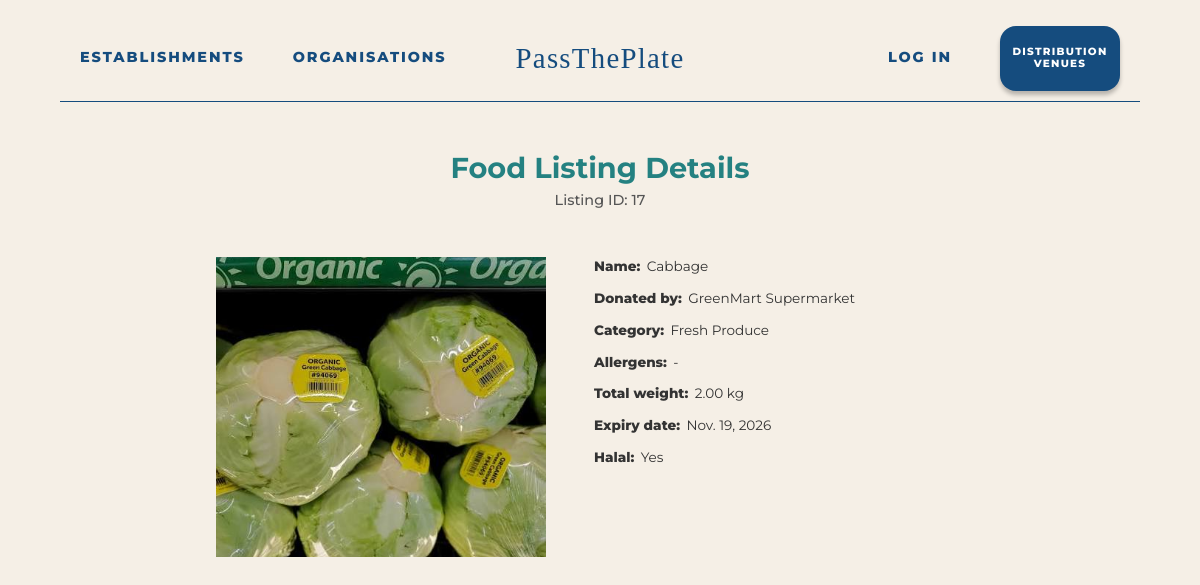
The app's page /food-listings/17/details/, older data.
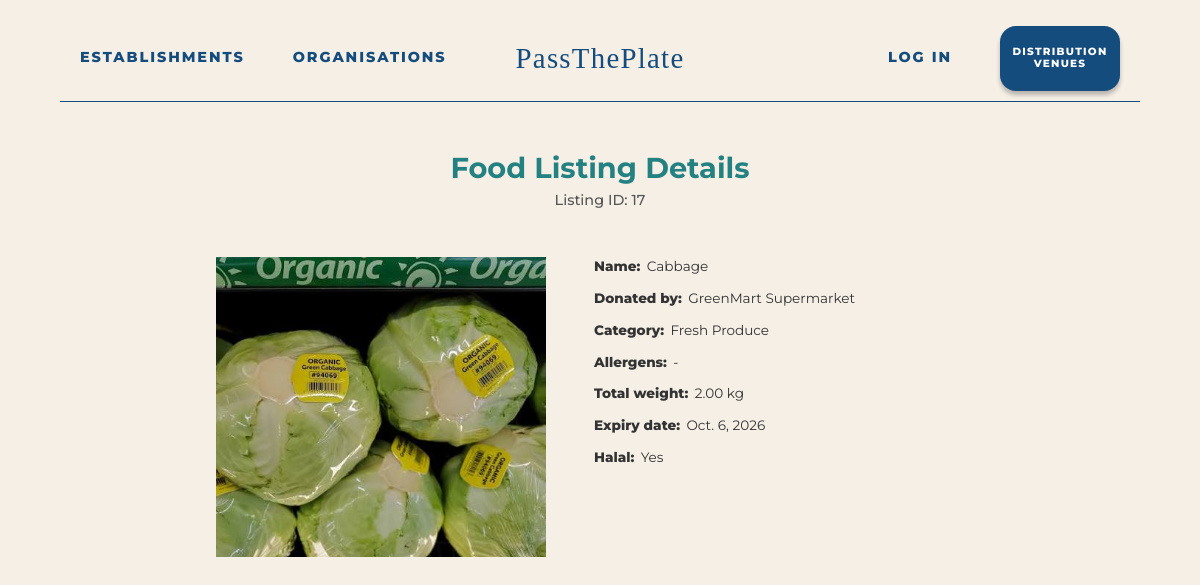
The same page, newer data.
### foodrescue/models.py (models this page shows, shortened)
class FoodListing(models.Model):
    class Status(models.TextChoices):
        AVAILABLE = "available", "Available"
        RESERVED = "reserved", "Reserved"
        COMPLETED = "completed", "Completed"
        EXPIRED = "expired", "Expired"
    class Category(models.TextChoices):
        BAKERY = "bakery", "Bakery"
        PACKAGED_FOOD = "packaged_food", "Packaged Food"
        DRY_GOODS = "dry_goods", "Dry Goods"
        FRESH_PRODUCE = "fresh_produce", "Fresh Produce"
        CHILLED = "chilled", "Chilled"
        FROZEN = "frozen", "Frozen"
        BEVERAGES = "beverages", "Beverages"
        OTHER = "other", "Other"
    establishment = models.ForeignKey(
        Establishment,
        on_delete=models.CASCADE,
        related_name="food_listings"
    )
    name = models.CharField(max_length=200)
    category = models.CharField(
        max_length=30,
        choices=Category.choices,
        default=Category.OTHER
    )
    image = models.ImageField(
        upload_to="food_listing_images/",
        blank=True,
        null=True
    )
    description = models.TextField(blank=True)
    allergens = models.CharField(max_length=255, blank=True)
    status = models.CharField(
        max_length=20,
        choices=Status.choices,
        default=Status.AVAILABLE
    )
    weight_kg = models.DecimalField(max_digits=8, decimal_places=2)
    quantity = models.PositiveIntegerField()
    expiry_date = models.DateField()
    is_halal = models.BooleanField(default=False)
    pickup_location = models.TextField()
    created_at = models.DateTimeField(auto_now_add=True)
    updated_at = models.DateTimeField(auto_now=True)

class Establishment(models.Model):
    class Region(models.TextChoices):
        NORTH = "north", "North"
        EAST = "east", "East"
        SOUTH = "south", "South"
        WEST = "west", "West"
        CENTRAL = "central", "Central"
    class BusinessType(models.TextChoices):
        SUPERMARKET = "supermarket", "Supermarket"
        BAKERY = "bakery", "Bakery"
        WHOLESALER = "wholesaler", "Wholesaler"
        MANUFACTURER = "manufacturer", "Manufacturer"
        OTHER = "other", "Other"
    user = models.OneToOneField(
        settings.AUTH_USER_MODEL,
        on_delete=models.CASCADE,
        related_name="establishment_profile"
    )
    business_name = models.CharField(max_length=200)
    profile_image = models.ImageField(
        upload_to="establishment_profile_images/",
        blank=True,
        null=True
    )
    description = models.TextField(blank=True)
    address = models.TextField()
    postal_code = models.CharField(
        max_length=10,
        blank=True
    )
    general_location = models.CharField(
        max_length=20,
        choices=Region.choices,
        default=Region.WEST
    )
    business_type = models.CharField(
        max_length=30,
        choices=BusinessType.choices,
        blank=True
    )
    contact_number = models.CharField(max_length=30, blank=True)
    certification_file = models.FileField(
        upload_to="establishment_certifications/",
        blank=True,
        null=True,
        validators=[FileExtensionValidator(allowed_extensions=["pdf"])]
    )
    is_verified = models.BooleanField(default=False)
    created_at = models.DateTimeField(auto_now_add=True)

### foodrescue/views.py (the view)
# urls.py: path("food-listings/<int:listing_id>/details/",views.food_listing_detail,name="food_listing_detail"),
def food_listing_detail(request, listing_id):
    food_listing = get_object_or_404(
        FoodListing.objects.select_related("establishment"),
        id=listing_id
    )
    return render(request, "foodrescue/public-pages/food-listing-detail.html", {
        "food_listing": food_listing,
    })

### foodrescue/templates/foodrescue/public-pages/food-listing-detail.html (shortened to what this page needs)
{% load static %}
<!doctype html>
<html>
  <head>
    <link rel="stylesheet" href="{% static 'foodrescue/base.css' %}" />
    <link rel="stylesheet" href="{% static 'foodrescue/navbar-public.css' %}" />
    <link rel="stylesheet" href="{% static 'foodrescue/inventory-food-detail.css' %}" />
  </head>
  <body>
    {% include "foodrescue/includes/navbar_public.html" %}
    <main class="page-wrapper">
      <div class="section-title-wrapper">
        <h1 class="section-title">Food Listing Details</h1>
        <h2>Listing ID: {{ food_listing.id }}</h2>
      </div>
      <section class="listing-details-section">
        <div class="listing-image-box">
          {% if food_listing.image %}
            <img
              src="{{ food_listing.image.url }}"
              class="listing-detail-image"
              alt="{{ food_listing.name }}"
            />
          {% else %}
            <div class="listing-image-placeholder"></div>
          {% endif %}
        </div>
        <div class="listing-details-form">
          <div class="detail-group">
            <span class="detail-label">Name:</span>
            <span class="detail-value">{{ food_listing.name }}</span>
          </div>
          <div class="detail-group">
            <span class="detail-label">Donated by:</span>
            <span class="detail-value">
              {{ food_listing.establishment.business_name }}
            </span>
          </div>
          <div class="detail-group">
            <span class="detail-label">Category:</span>
            <span class="detail-value">{{ food_listing.get_category_display }}</span>
          </div>
          <div class="detail-group">
            <span class="detail-label">Allergens:</span>
            <span class="detail-value">
              {% if food_listing.allergens %}
                {{ food_listing.allergens }}
              {% else %}
                None stated
              {% endif %}
            </span>
          </div>
          <div class="detail-group">
            <span class="detail-label">Total weight:</span>
            <span class="detail-value">{{ food_listing.weight_kg }} kg</span>
          </div>
          <div class="detail-group">
            <span class="detail-label">Expiry date:</span>
            <span class="detail-value">{{ food_listing.expiry_date }}</span>
          </div>
          <div class="detail-group">
            <span class="detail-label">Halal:</span>
            <span class="detail-value">
              {% if food_listing.is_halal %}
                Yes
              {% else %}
                No
              {% endif %}
            </span>
          </div>
        </div>
      </section>
    </main>
  </body>
</html>

Row changes from the older to the newer data that the page shows:
changed FoodListing "Cabbage": expiry_date "Nov. 19, 2026" → "Oct. 6, 2026"
